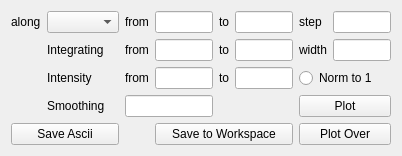
<?xml version="1.0" encoding="UTF-8"?>
<ui version="4.0">
 <class>Form</class>
 <widget class="QWidget" name="Form">
  <property name="geometry">
   <rect>
    <x>0</x>
    <y>0</y>
    <width>402</width>
    <height>150</height>
   </rect>
  </property>
  <property name="windowTitle">
   <string>Form</string>
  </property>
  <layout class="QGridLayout" name="gridLayout">
   <item row="0" column="0">
    <layout class="QGridLayout" name="gridLayout_12">
     <item row="0" column="0">
      <widget class="QLabel" name="label_251">
       <property name="text">
        <string>along</string>
       </property>
      </widget>
     </item>
     <item row="0" column="1">
      <widget class="QComboBox" name="cmbCutAxis"/>
     </item>
     <item row="0" column="2">
      <widget class="QLabel" name="label_4">
       <property name="text">
        <string>from</string>
       </property>
      </widget>
     </item>
     <item row="0" column="3">
      <widget class="QLineEdit" name="lneCutStart"/>
     </item>
     <item row="0" column="4">
      <widget class="QLabel" name="label_257">
       <property name="text">
        <string>to</string>
       </property>
      </widget>
     </item>
     <item row="0" column="5">
      <widget class="QLineEdit" name="lneCutEnd"/>
     </item>
     <item row="0" column="6">
      <widget class="QLabel" name="label_256">
       <property name="text">
        <string>step</string>
       </property>
      </widget>
     </item>
     <item row="0" column="7">
      <widget class="QLineEdit" name="lneCutStep">
       <property name="text">
        <string/>
       </property>
      </widget>
     </item>
     <item row="1" column="1">
      <widget class="QLabel" name="label_2">
       <property name="text">
        <string>Integrating</string>
       </property>
      </widget>
     </item>
     <item row="1" column="2">
      <widget class="QLabel" name="label_258">
       <property name="text">
        <string>from</string>
       </property>
      </widget>
     </item>
     <item row="1" column="3">
      <widget class="QLineEdit" name="lneCutIntegrationStart"/>
     </item>
     <item row="1" column="4">
      <widget class="QLabel" name="label_259">
       <property name="text">
        <string>to</string>
       </property>
      </widget>
     </item>
     <item row="1" column="5">
      <widget class="QLineEdit" name="lneCutIntegrationEnd"/>
     </item>
     <item row="1" column="6">
      <widget class="QLabel" name="label_253">
       <property name="text">
        <string>width</string>
       </property>
      </widget>
     </item>
     <item row="1" column="7">
      <widget class="QLineEdit" name="lneCutIntegrationWidth">
       <property name="text">
        <string/>
       </property>
      </widget>
     </item>
     <item row="2" column="1">
      <widget class="QLabel" name="label_3">
       <property name="text">
        <string>Intensity</string>
       </property>
      </widget>
     </item>
     <item row="2" column="2">
      <widget class="QLabel" name="label_264">
       <property name="text">
        <string>from</string>
       </property>
      </widget>
     </item>
     <item row="2" column="3">
      <widget class="QLineEdit" name="lneEditCutIntensityStart"/>
     </item>
     <item row="2" column="4">
      <widget class="QLabel" name="label_265">
       <property name="text">
        <string>to</string>
       </property>
      </widget>
     </item>
     <item row="2" column="5">
      <widget class="QLineEdit" name="lneCutIntensityEnd"/>
     </item>
     <item row="2" column="6" colspan="2">
      <widget class="QRadioButton" name="rdoCutNormToOne">
       <property name="text">
        <string>Norm to 1</string>
       </property>
      </widget>
     </item>
     <item row="3" column="1">
      <widget class="QLabel" name="label_5">
       <property name="text">
        <string>Smoothing</string>
       </property>
      </widget>
     </item>
     <item row="3" column="2" colspan="2">
      <widget class="QLineEdit" name="lneCutSmoothing"/>
     </item>
     <item row="3" column="6" colspan="2">
      <widget class="QPushButton" name="btnCutPlot">
       <property name="text">
        <string>Plot</string>
       </property>
      </widget>
     </item>
     <item row="4" column="0" colspan="2">
      <widget class="QPushButton" name="btnCutSaveAscii">
       <property name="text">
        <string>Save Ascii</string>
       </property>
      </widget>
     </item>
     <item row="4" column="3" colspan="3">
      <widget class="QPushButton" name="btnCutSaveToWorkspace">
       <property name="text">
        <string>Save to Workspace</string>
       </property>
      </widget>
     </item>
     <item row="4" column="6" colspan="2">
      <widget class="QPushButton" name="btnCutPlotOver">
       <property name="text">
        <string>Plot Over</string>
       </property>
      </widget>
     </item>
    </layout>
   </item>
  </layout>
 </widget>
 <resources/>
 <connections/>
</ui>
